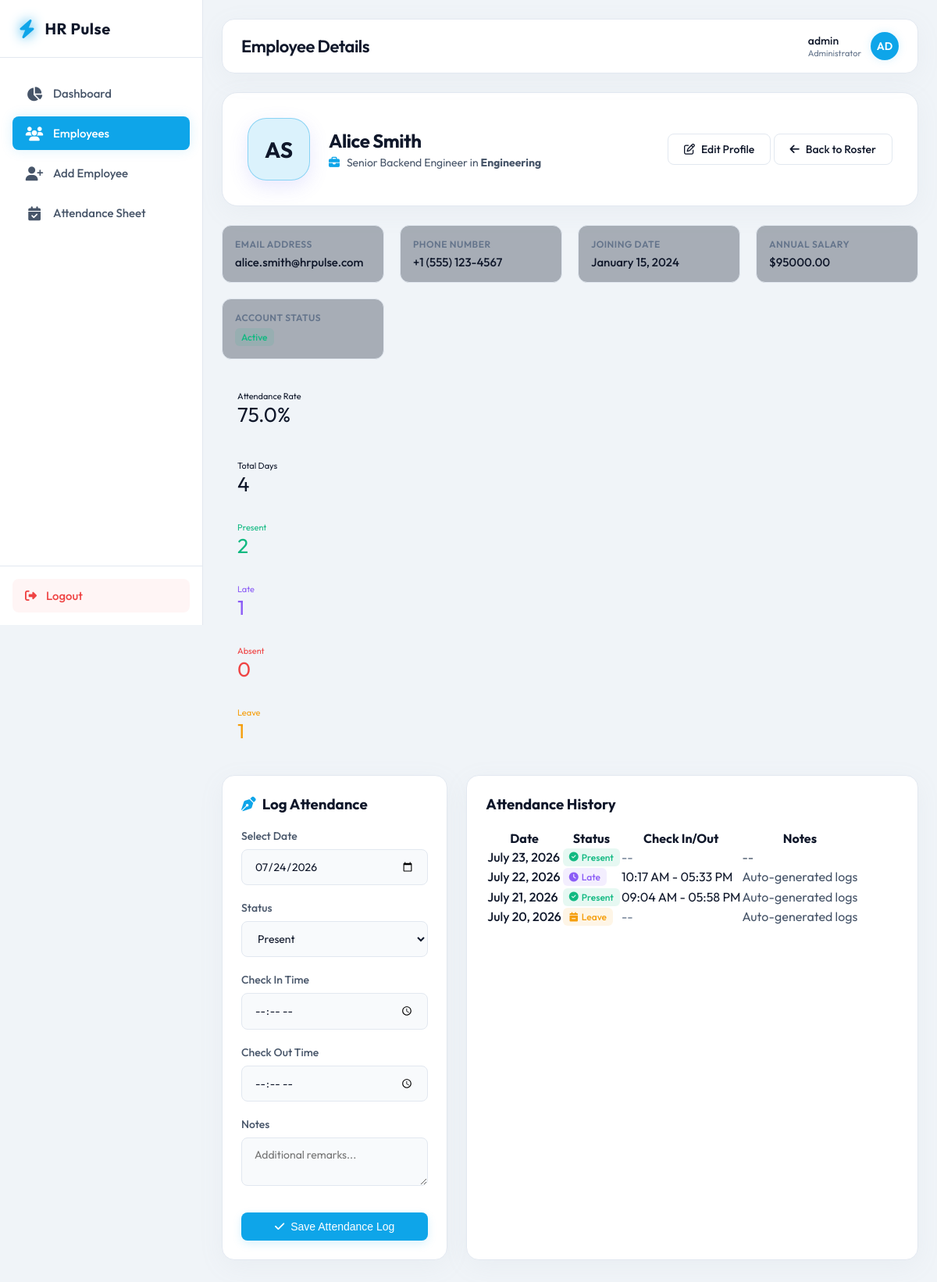
/employees/1/ (signed in), run on the app's committed database.
### employees/models.py (models this page shows, shortened)
class Employee(models.Model):
    first_name = models.CharField(max_length=100)
    last_name = models.CharField(max_length=100)
    email = models.EmailField(unique=True)
    phone = models.CharField(max_length=20, blank=True, null=True)
    designation = models.CharField(max_length=100)
    department = models.CharField(max_length=100)
    date_joined = models.DateField()
    salary = models.DecimalField(max_digits=10, decimal_places=2)
    is_active = models.BooleanField(default=True)
    @property
    def full_name(self):
        return f"{self.first_name} {self.last_name}"

class Attendance(models.Model):
    STATUS_CHOICES = [
        ('Present', 'Present'),
        ('Absent', 'Absent'),
        ('Leave', 'Leave'),
        ('Late', 'Late'),
    ]
    employee = models.ForeignKey(Employee, on_delete=models.CASCADE, related_name='attendances')
    date = models.DateField()
    status = models.CharField(max_length=10, choices=STATUS_CHOICES, default='Present')
    check_in = models.TimeField(blank=True, null=True)
    check_out = models.TimeField(blank=True, null=True)
    notes = models.TextField(blank=True, null=True)
    class Meta:
        unique_together = ('employee', 'date')
        ordering = ['-date']

### employees/views.py (the view)
# urls.py: path('employees/<int:pk>/', views.employee_detail, name='employee_detail'),
@login_required
def employee_detail(request, pk):
    employee = get_object_or_404(Employee, pk=pk)
    attendances = Attendance.objects.filter(employee=employee).order_by('-date')
    if request.method == 'POST':
        form = AttendanceForm(request.POST)
        if form.is_valid():
            date_str = request.POST.get('date')
            try:
                date_val = datetime.strptime(date_str, '%Y-%m-%d').date()
            except (ValueError, TypeError):
                date_val = timezone.localdate()
            attendance_record, created = Attendance.objects.get_or_create(
                employee=employee,
                date=date_val,
            )
            attendance_record.status = form.cleaned_data['status']
            attendance_record.check_in = form.cleaned_data['check_in']
            attendance_record.check_out = form.cleaned_data['check_out']
            attendance_record.notes = form.cleaned_data['notes']
            attendance_record.save()
            messages.success(request, f"Attendance record updated for {date_val}.")
            return redirect('employee_detail', pk=pk)
    else:
        form = AttendanceForm()
    total_logs = attendances.count()
    p_count = attendances.filter(status='Present').count()
    la_count = attendances.filter(status='Late').count()
    ab_count = attendances.filter(status='Absent').count()
    le_count = attendances.filter(status='Leave').count()
    emp_attendance_rate = 0
    if total_logs > 0:
        emp_attendance_rate = round(((p_count + la_count) / total_logs) * 100, 1)
    context = {
        'employee': employee,
        'attendances': attendances,
        'form': form,
        'today': timezone.localdate().strftime('%Y-%m-%d'),
        'stats': {
            'total': total_logs,
            'present': p_count,
            'late': la_count,
            'absent': ab_count,
            'leave': le_count,
            'rate': emp_attendance_rate,
        }
    }
    return render(request, 'employees/employee_detail.html', context)

### employees/forms.py
class AttendanceForm(forms.ModelForm):
    class Meta:
        model = Attendance
        fields = ['status', 'check_in', 'check_out', 'notes']
        widgets = {
            'status': forms.Select(attrs={'class': 'form-select'}),
            'check_in': forms.TimeInput(attrs={'type': 'time', 'class': 'form-input'}),
            'check_out': forms.TimeInput(attrs={'type': 'time', 'class': 'form-input'}),
            'notes': forms.Textarea(attrs={'rows': 2, 'class': 'form-input', 'placeholder': 'Additional remarks...'}),
        }

### employees/templates/employees/employee_detail.html (shortened to what this page needs)
{% extends 'employees/base.html' %}
{% block page_title %}Employee Details{% endblock %}
{% block content %}
<div class="profile-card">
    <div class="profile-info">
        <div class="avatar-xl">
            {{ employee.first_name|slice:":1" }}{{ employee.last_name|slice:":1" }}
        </div>
        <div class="profile-meta-details">
            <h2>{{ employee.full_name }}</h2>
            <p>
                <i class="fa-solid fa-briefcase" style="margin-right: 6px; color: var(--color-primary);"></i>
                {{ employee.designation }} in <strong>{{ employee.department }}</strong>
            </p>
        </div>
    </div>
    <div class="quick-actions">
        <a href="{% url 'employee_edit' employee.id %}" class="btn btn-secondary">
            <i class="fa-regular fa-pen-to-square"></i>
            <span>Edit Profile</span>
        </a>
        <a href="{% url 'employee_list' %}" class="btn btn-secondary">
            <i class="fa-solid fa-arrow-left"></i>
            <span>Back to Roster</span>
        </a>
    </div>
</div>
<div class="info-grid">
    <div class="info-item">
        <div class="info-item-label">Email Address</div>
        <div class="info-item-value">{{ employee.email }}</div>
    </div>
    <div class="info-item">
        <div class="info-item-label">Phone Number</div>
        <div class="info-item-value">{{ employee.phone|default:"N/A" }}</div>
    </div>
    <div class="info-item">
        <div class="info-item-label">Joining Date</div>
        <div class="info-item-value">{{ employee.date_joined|date:"F d, Y" }}</div>
    </div>
    <div class="info-item">
        <div class="info-item-label">Annual Salary</div>
        <div class="info-item-value">${{ employee.salary }}</div>
    </div>
    <div class="info-item">
        <div class="info-item-label">Account Status</div>
        <div class="info-item-value">
            {% if employee.is_active %}
            <span class="badge badge-present">Active</span>
            {% else %}
            <span class="badge badge-absent">Inactive</span>
            {% endif %}
        </div>
    </div>
</div>
<div class="stats-grid" style="grid-template-columns: repeat(auto-fit, minmax(130px, 1fr)); margin-bottom: 24px;">
    <div class="stat-card" style="padding: 16px 20px;">
        <div class="stat-label" style="font-size: 11px;">Attendance Rate</div>
        <div class="stat-value" style="font-size: 26px;">{{ stats.rate }}%</div>
        <div class="progress-bar-container" style="margin-top: 6px; height: 4px;">
        </div>
    </div>
    <div class="stat-card" style="padding: 16px 20px;">
        <div class="stat-label" style="font-size: 11px;">Total Days</div>
        <div class="stat-value" style="font-size: 26px;">{{ stats.total }}</div>
    </div>
    <div class="stat-card" style="padding: 16px 20px;">
        <div class="stat-label" style="font-size: 11px; color: var(--color-success);">Present</div>
        <div class="stat-value" style="font-size: 26px; color: var(--color-success);">{{ stats.present }}</div>
    </div>
    <div class="stat-card" style="padding: 16px 20px;">
        <div class="stat-label" style="font-size: 11px; color: #8b5cf6;">Late</div>
        <div class="stat-value" style="font-size: 26px; color: #8b5cf6;">{{ stats.late }}</div>
    </div>
    <div class="stat-card" style="padding: 16px 20px;">
        <div class="stat-label" style="font-size: 11px; color: var(--color-danger);">Absent</div>
        <div class="stat-value" style="font-size: 26px; color: var(--color-danger);">{{ stats.absent }}</div>
    </div>
    <div class="stat-card" style="padding: 16px 20px;">
        <div class="stat-label" style="font-size: 11px; color: var(--color-warning);">Leave</div>
        <div class="stat-value" style="font-size: 26px; color: var(--color-warning);">{{ stats.leave }}</div>
    </div>
</div>
<div class="detail-grid">
    <div class="glass-card">
        <h3 class="card-title" style="margin-bottom: 20px; display: flex; align-items: center; gap: 8px;">
            <i class="fa-solid fa-pen-nib" style="color: var(--color-primary);"></i>
            <span>Log Attendance</span>
        </h3>
        <form method="POST">
            <div class="form-group">
                <label class="form-label" for="attendance_date">Select Date</label>
                <input type="date" id="attendance_date" name="date" class="form-input" value="{{ today }}" required>
            </div>
            <div class="form-group">
                <label class="form-label" for="{{ form.status.id_for_label }}">Status</label>
                {{ form.status }}
            </div>
            <div class="form-group">
                <label class="form-label" for="{{ form.check_in.id_for_label }}">Check In Time</label>
                {{ form.check_in }}
            </div>
            <div class="form-group">
                <label class="form-label" for="{{ form.check_out.id_for_label }}">Check Out Time</label>
                {{ form.check_out }}
            </div>
            <div class="form-group">
                <label class="form-label" for="{{ form.notes.id_for_label }}">Notes</label>
                {{ form.notes }}
            </div>
            <button type="submit" class="btn btn-primary" style="width: 100%; margin-top: 10px;">
                <i class="fa-solid fa-check"></i>
                <span>Save Attendance Log</span>
            </button>
        </form>
    </div>
    <div class="glass-card" style="padding-bottom: 12px;">
        <h3 class="card-title" style="margin-bottom: 20px;">Attendance History</h3>
        {% if attendances %}
        <div style="overflow-x: auto;">
            <table class="recent-table">
                <thead>
                    <tr>
                        <th>Date</th>
                        <th>Status</th>
                        <th>Check In/Out</th>
                        <th>Notes</th>
                    </tr>
                </thead>
                <tbody>
                    {% for log in attendances %}
                    <tr>
                        <td style="font-weight: 500;">{{ log.date|date:"F d, Y" }}</td>
                        <td>
                            {% if log.status == 'Present' %}
                                <span class="badge badge-present"><i class="fa-solid fa-circle-check" style="margin-right: 4px;"></i>Present</span>
                            {% elif log.status == 'Late' %}
                                <span class="badge badge-late"><i class="fa-solid fa-clock" style="margin-right: 4px;"></i>Late</span>
                            {% elif log.status == 'Absent' %}
                                <span class="badge badge-absent"><i class="fa-solid fa-circle-xmark" style="margin-right: 4px;"></i>Absent</span>
                            {% elif log.status == 'Leave' %}
                                <span class="badge badge-leave"><i class="fa-solid fa-calendar-minus" style="margin-right: 4px;"></i>Leave</span>
                            {% endif %}
                        </td>
                        <td>
                            {% if log.check_in %}
                                {{ log.check_in|time:"h:i A" }}
                                {% if log.check_out %} - {{ log.check_out|time:"h:i A" }}{% endif %}
                            {% else %}
                                <span style="color: var(--text-muted);">--</span>
                            {% endif %}
                        </td>
                        <td style="color: var(--text-secondary); max-width: 200px; text-overflow: ellipsis; overflow: hidden; white-space: nowrap;">
                            {{ log.notes|default:"--" }}
                        </td>
                    </tr>
                    {% endfor %}
                </tbody>
            </table>
        </div>
        {% else %}
        <div style="text-align: center; padding: 60px 20px; color: var(--text-muted);">
            <i class="fa-regular fa-calendar" style="font-size: 36px; margin-bottom: 12px; display: block; opacity: 0.5;"></i>
            <span>No attendance history logs recorded for this employee.</span>
        </div>
        {% endif %}
    </div>
</div>
{% endblock %}

### employees/templates/employees/base.html (shortened to what this page needs)
<!DOCTYPE html>
<html lang="en">
<head>
    <link rel="stylesheet" href="https://cdnjs.cloudflare.com/ajax/libs/font-awesome/6.4.0/css/all.min.css">
</head>
<body>
    {% if user.is_authenticated %}
    <aside>
        <div class="sidebar-brand">
            <i class="fa-solid fa-bolt"></i>
            <span>HR Pulse</span>
        </div>
        <ul class="sidebar-menu">
            <li class="sidebar-item {% if request.resolver_match.url_name == 'dashboard' %}active{% endif %}">
                <a href="{% url 'dashboard' %}">
                    <i class="fa-solid fa-chart-pie"></i>
                    <span>Dashboard</span>
                </a>
            </li>
            <li class="sidebar-item {% if request.resolver_match.url_name == 'employee_list' or request.resolver_match.url_name == 'employee_detail' %}active{% endif %}">
                <a href="{% url 'employee_list' %}">
                    <i class="fa-solid fa-users"></i>
                    <span>Employees</span>
                </a>
            </li>
            <li class="sidebar-item {% if request.resolver_match.url_name == 'employee_create' %}active{% endif %}">
                <a href="{% url 'employee_create' %}">
                    <i class="fa-solid fa-user-plus"></i>
                    <span>Add Employee</span>
                </a>
            </li>
            <li class="sidebar-item {% if request.resolver_match.url_name == 'attendance_sheet' %}active{% endif %}">
                <a href="{% url 'attendance_sheet' %}">
                    <i class="fa-solid fa-calendar-check"></i>
                    <span>Attendance Sheet</span>
                </a>
            </li>
        </ul>
        <div class="sidebar-footer">
            <a href="{% url 'logout' %}" class="logout-btn">
                <i class="fa-solid fa-right-from-bracket"></i>
                <span>Logout</span>
            </a>
        </div>
    </aside>
    {% endif %}
    <main style="{% if not user.is_authenticated %}margin-left: 0; padding: 0; display: flex; align-items: center; justify-content: center; background: radial-gradient(circle at top right, #e0f2fe, #f0f9ff);{% endif %}">
        {% if user.is_authenticated %}
        <header>
            <div class="header-title">
                <h1>{% block page_title %}Dashboard{% endblock %}</h1>
            </div>
            <div class="header-user">
                <div class="user-info">
                    <span class="user-name">{{ user.username }}</span>
                    <span class="user-role">Administrator</span>
                </div>
                <div class="user-avatar">
                    {{ user.username|slice:":2"|upper }}
                </div>
            </div>
        </header>
        {% endif %}
        <div class="content-body">
            {% block content %}{% endblock %}
        </div>
    </main>
</body>
</html>

### employees/templates/employees/employee_detail.html (style rules this page uses)
.profile-card { background: var(--bg-card); border: 1px solid var(--border-color); border-radius: 20px; padding: 32px; display: flex; align-items: center; justify-content: space-between; flex-wrap: wrap; gap: 24px; margin-bottom: 24px; box-shadow: var(--shadow-glass); }
.profile-info { display: flex; align-items: center; gap: 24px; flex-wrap: wrap; }
.avatar-xl { width: 80px; height: 80px; border-radius: 24px; background-color: var(--color-primary-glow); border: 1px solid var(--border-hover); color: var(--text-primary); display: flex; align-items: center; justify-content: center; font-weight: 700; font-size: 28px; box-shadow: 0 8px 24px rgba(99, 102, 241, 0.15); }
.profile-meta-details h2 { font-size: 24px; font-weight: 700; letter-spacing: -0.5px; margin-bottom: 4px; }
.profile-meta-details p { color: var(--text-secondary); font-size: 14px; }
.info-grid { display: grid; grid-template-columns: repeat(auto-fit, minmax(200px, 1fr)); gap: 20px; margin-bottom: 24px; }
.info-item { background: rgba(30, 41, 59, 0.35); border: 1px solid var(--border-color); border-radius: 12px; padding: 16px; }
.info-item-label { font-size: 12px; color: var(--text-muted); text-transform: uppercase; font-weight: 600; letter-spacing: 0.5px; margin-bottom: 6px; }
.info-item-value { font-size: 15px; font-weight: 500; }
.detail-grid { display: grid; grid-template-columns: 1fr 2fr; gap: 24px; }

### data on the page
Employee: first_name "A", last_name "S", full_name "Alice Smith", designation "Senior Backend Engineer", department "Engineering", email "alice.smith@hrpulse.com", phone "+1 (555) 123-4567", date_joined "January 15, 2024", salary "95000.00"
Attendance: date "July 23, 2026", status "Present" (drawn), notes "--"
Attendance: date "July 22, 2026", status "Late" (drawn), check_in "10:17 AM", check_out "05:33 PM", notes "Auto-generated logs"
Attendance: date "July 21, 2026", status "Present" (drawn), check_in "09:04 AM", check_out "05:58 PM", notes "Auto-generated logs"
Attendance: date "July 20, 2026", status "Leave" (drawn), notes "Auto-generated logs"

### other printed values
{{ user.username }} "admin"
{{ user.username|slice:":2"|upper }} "AD"
{{ stats.rate }} "75.0"
{{ stats.total }} "4"
{{ stats.present }} "2"
{{ stats.late }} "1"
{{ stats.absent }} "0"
{{ stats.leave }} "1"
